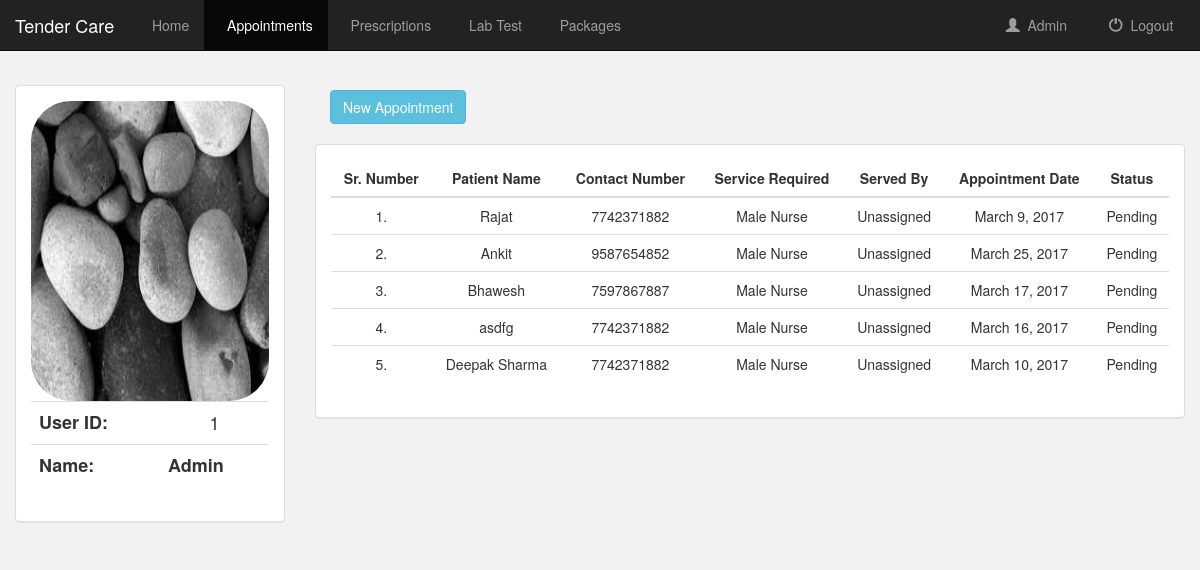
The app's page /appointment/ (signed in) with its own data.
### service/models.py (models this page shows, shortened)
class UserProfile(models.Model):
	GENDER_CHOICES = (
		('M', 'Male'),
		('F', 'Female'),
	)
	user = models.OneToOneField(User)
	gender =models.CharField(max_length=10, choices=GENDER_CHOICES, default = 'M')
	profile_photo = models.ImageField()
	contact_number = models.IntegerField()
	age = models.PositiveIntegerField()
	address = models.CharField(max_length=1000)

class AppointmentDetail(models.Model):
	user = models.ForeignKey(User, default=1)
	MALENURSE = 'Male Nurse'
	FEMALENURSE = 'Female Nurse'
	BABYSITTER = 'Baby Sitter'
	PHYSIOTHERAPIST = 'Physiotherapist'
	service_choices = (
		(MALENURSE, 'Male Nurse'),
		(FEMALENURSE, 'Female Nurse'),
		(BABYSITTER, 'Babysitter'),
		(PHYSIOTHERAPIST, 'physiotherapist'),
		)
	patient_name = models.CharField(max_length=50)
	phone_number = models.CharField(max_length=10, default= None)
	service_required = models.CharField(max_length=20, choices = service_choices, default = MALENURSE)
	served_by = models.CharField(max_length=50, default='Unassigned')
	appointment_date = models.DateField(auto_now=False, auto_now_add=False)
	status = models.CharField(max_length=50, default='Pending')

### service/views.py (the view)
# urls.py: url(r'^appointment/$', views.appointment, name='appointment'),
def appointment(request):
	if not request.user.is_authenticated():
		return render(request, 'service/login.html')
	else:
		userdata = UserProfile.objects.filter(user = request.user)
		all_appointment = AppointmentDetail.objects.filter(user = request.user)
		return render(request,'service/appointment.html', {'all_appointment' : all_appointment, 'userdata' : userdata,})

### service/templates/service/appointment.html (shortened to what this page needs)
{% extends 'service/base.html' %}
{% block appointments_active %}active{% endblock %}
{% block body %}
	<ul class="nav nav-pills" style="margin-bottom: 10px;">
		<li role="presentation"><a href="{% url 'service:add_appointment' %}"><button class="btn btn-info">New Appointment</button></a></li>
	</ul>
		<div class="panel panel-default">
			<div class="panel-body" >
				<table class="table">
					<thead>
						<tr>
							<th> <center> Sr. Number </center></th>
							<th> <center> Patient Name </center> </th>
							<th> <center> Contact Number </center> </th>
							<th> <center> Service Required </center> </th>
							<th> <center> Served By </center> </th>
							<th> <center> Appointment Date </center> </th>
							<th> <center> Status </center> </th>
						</tr>
					</thead>
					<tbody>
						{% for appointments in all_appointment %}
							<tr>
								<td> <center> {{ forloop.counter }}. </center></td>
								<td> <center> {{ appointments.patient_name }} </center> </td>
								<td> <center> {{ appointments.phone_number }} </center> </td>
								<td> <center> {{ appointments.service_required }} </center> </td>
								<td> <center> {{ appointments.served_by }} </center> </td>
								<td> <center> {{ appointments.appointment_date }} </center> </td>
								<td> <center> {{ appointments.status }} </center> </td>
							</tr>
						{% endfor %}
					</tbody>
				</table>
			</div>
		</div>
{% endblock %}

### service/templates/service/base.html
{% extends 'service/base_navbar.html' %}
{% block basebody %}
<div class="container-fluid userd">
	<div class="row">
		<div class="col-sm-3 userinfod">
			<div class="panel panel-default">
				<div class="panel-body">
					{% if userdata %}
						{% for userdt in userdata %}
							<img src="{{ userdt.profile_photo.url}}" class="img-responsive userimg">
						{% endfor %}
					{% else %}
						<img src="../media/user.png" class="img-responsive userimg">
					{% endif %}
							<table class="table userbase">
								<tr>
									<th>User ID:</th>
									<td>{{user.pk}}</td>
								</tr>
								<tr>
									<th>Name:</th>
									{% if user.get_full_name %}
										<th>{{user.get_full_name|title}}</th>
									{% else %}
										<th>{{user.username|title}}</th>
									{% endif %}
								</tr>
							</table>
				</div>
			</div>
		</div>
		<div class="col-sm-9">
			{% block body %}
			{% endblock %}
		</div>
	</div>
</div>
{% endblock %}

### service/templates/service/base_navbar.html (shortened to what this page needs)
<!Doctype html>
<html lang="en">
	<head>
		{% load staticfiles %}
		<link rel="stylesheet" href="https://maxcdn.bootstrapcdn.com/bootstrap/3.3.7/css/bootstrap.min.css?v=1" />
		<link rel="stylesheet" type="text/css" href="{% static 'service/style.css' %}?v=1" />
	</head>
	<body class="body">
		<nav class="navbar navbar-inverse navbar-fixed-top">
			<div class="container-fluid">
		        <div class="navbar-header">
		            <a class="navbar-brand" href="{% url 'service:index' %}">Tender Care</a>
		        </div>
		        <div class="collapse navbar-collapse" id="topNavBar">
		        	<ul class="nav navbar-nav">
		                <li class="{% block home_active %}{% endblock %}"><a href="{% url 'service:home' %}">&nbsp; Home</a></li>
		                <li class="{% block appointments_active %}{% endblock %}"><a href="{% url 'service:appointment' %}">&nbsp; Appointments</a></li>
		                <li class="{% block prescriptions_active %}{% endblock %}"><a href="{% url 'service:prescription' %}">&nbsp; Prescriptions</a></li>
		                <li class="{% block test_active %}{% endblock %}"><a href="#">&nbsp; Lab Test</a></li>
		                <li class="{% block Packages_active %}{% endblock %}"><a href="{% url 'service:package' %}">&nbsp; Packages</a></li>
		            </ul>
					<ul class="nav navbar-nav navbar-right">
					    <li class="{% block user_active %}{% endblock %}">
					        <a href="{% url 'service:user_detail' %}">
					            <span class="glyphicon glyphicon-user" aria-hidden="true"></span>&nbsp; {{ user.get_username|title }} &nbsp;&nbsp;
					        </a>
					    </li>
					    <li>
					        <a href="{% url 'service:logout_user' %}">
					            <span class="glyphicon glyphicon-off" aria-hidden="true"></span>&nbsp; Logout &nbsp;&nbsp;
					        </a>
					    </li>
					</ul>
		        </div>
			</div>
		</nav>
		{% block basebody %}
		{% endblock %}
	</body>
</html>

### service/static/service/style.css (style rules this page uses)
.body { background-color: #f2f2f2; }
.userd { margin-top: 80px; }
.userinfod { margin-top: 5px; }
.userimg { width: 300px; height: 300px; border-radius: 40px; }
.userbase { font-size: 18px; text-align: center; }

### records on screen
UserProfile: profile_photo (picture)
AppointmentDetail: patient_name "Rajat", phone_number "7742371882", service_required "Male Nurse", served_by "Unassigned", appointment_date "March 9, 2017", status "Pending"
AppointmentDetail: patient_name "Ankit", phone_number "9587654852", service_required "Male Nurse", served_by "Unassigned", appointment_date "March 25, 2017", status "Pending"
AppointmentDetail: patient_name "Bhawesh", phone_number "7597867887", service_required "Male Nurse", served_by "Unassigned", appointment_date "March 17, 2017", status "Pending"
AppointmentDetail: patient_name "asdfg", phone_number "7742371882", service_required "Male Nurse", served_by "Unassigned", appointment_date "March 16, 2017", status "Pending"
AppointmentDetail: patient_name "Deepak Sharma", phone_number "7742371882", service_required "Male Nurse", served_by "Unassigned", appointment_date "March 10, 2017", status "Pending"

### other values on screen
{{ user.get_username|title }} "Admin"
{{ user.pk }} "1"
{{ user.username|title }} "Admin"
